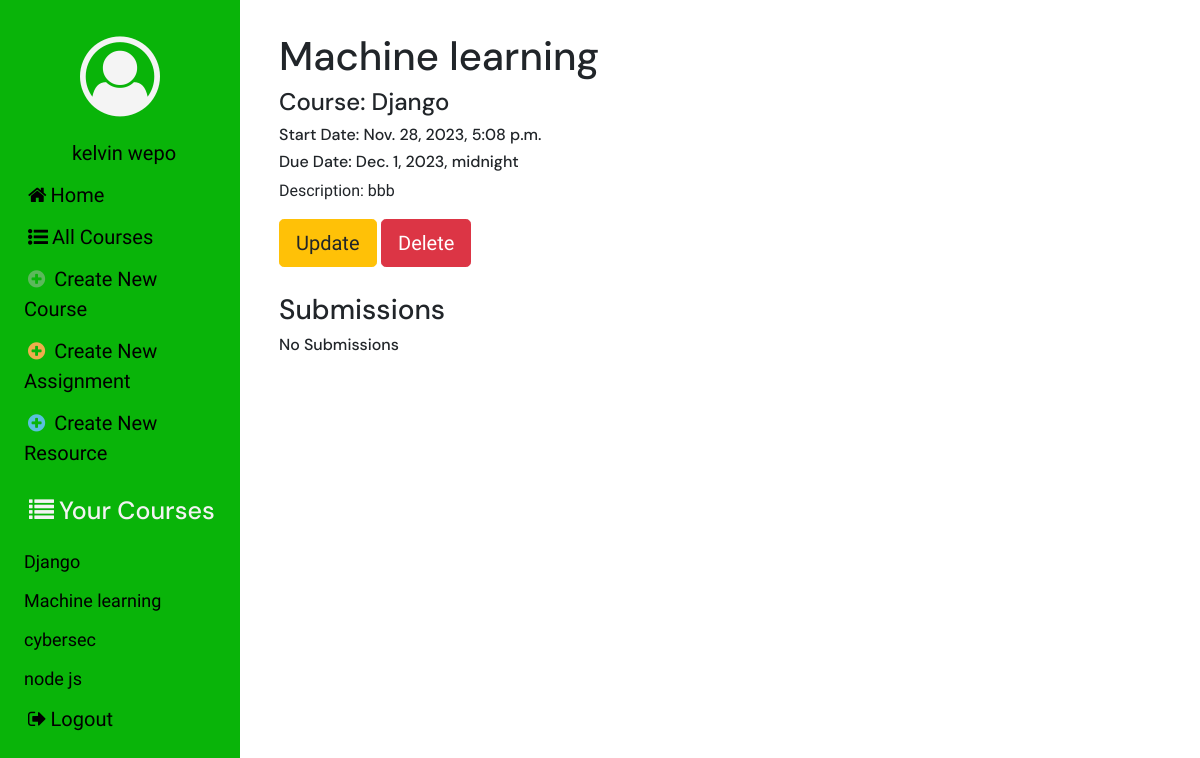
Page /assignments/detail/21/ (signed in) on the committed database.
### users/models.py (models this page shows)
class User(auth.models.AbstractUser):
    USER_TYPE_CHOICES = (
        (1, 'Student'),
        (2, 'Teacher')
    )
    user_type = models.PositiveIntegerField(choices=USER_TYPE_CHOICES, default=1)
    phone = models.CharField(max_length=15, null=True)
    def __str__(self):
        return self.first_name + ' ' + self.last_name

### courses/models.py (models this page shows, shortened)
class Course(models.Model):
    course_name = models.CharField(max_length=200)
    course_description = models.TextField()
    teacher = models.ForeignKey(User, related_name="course", on_delete=models.CASCADE)
    students = models.ManyToManyField(User, through='Enrollment', related_name="student_course")
    def __str__(self):
        return self.course_name
    class Meta:
        ordering = ['course_name']

### assignments/models.py (models this page shows, shortened)
class Assignment(models.Model):
    assignment_name = models.CharField(max_length=200, blank=False)
    assignment_description = models.TextField(blank=False)
    start_date = models.DateTimeField(default=timezone.now)
    due_date = models.DateTimeField(blank=True)
    course = models.ForeignKey(Course, on_delete=models.CASCADE)

### assignments/views.py (the view)
# urls.py: re_path(r'^detail/(?P<pk>[-\w]+)/$', views.AssignmentDetail.as_view(), name='detail'),
class AssignmentDetail(LoginRequiredMixin, generic.DetailView):
    model = Assignment
    def get_context_data(self, **kwargs):
        course_obj = Course.objects.filter(students=self.request.user.id)
        context = super(AssignmentDetail, self).get_context_data(**kwargs)
        context['course'] = course_obj
        assignment = Assignment.objects.filter(pk=self.kwargs['pk'])
        assignment_object = get_object_or_404(assignment)
        context['duedate'] = assignment_object.due_date
        context['time'] = timezone.now()
        submitassignment = SubmitAssignment.objects.filter(assignment_ques=self.kwargs['pk'])
        context['submitted'] = submitassignment
        self.request.session['assignment'] = self.kwargs['pk']
        return context

### courses/context_processors.py (called while the page is built)
def courses_processor(request):
    course = Course.objects.all()
    return {'list_courses': course}

### assignments/templates/assignments/assignment_detail.html (shortened to what this page needs)
{% extends 'assignments/assignment_base.html' %}
{% load bootstrap4 %}
{% block main_content %}
    <div class="container">
        <h1>{{assignment.assignment_name}}</h1>
        <h4>Course: {{assignment.course}}</h4>
        <h6>Start Date: {{assignment.start_date}}</h6>
        <h6>Due Date: {{assignment.due_date}}</h6>
        <p>Description: {{assignment.assignment_description}}</p>
        {% if user.user_type == 2 %}
            <a href="{% url 'assignments:update' pk=assignment.pk %}" class="btn btn-warning btn-lg">Update</a>
            <a href="{% url 'assignments:delete' pk=assignment.pk %}" class="btn btn-danger btn-lg">Delete</a>
            <div class="submissions">
            <h3>Submissions</h3>
            {% for submissions in submitted %}
                <a href="{% url 'assignments:submit_detail' pk=submissions.pk %}" class="list-group-item list-group-item-action">
                    <div class="d-flex w-100 justify-content-between">
                    <h5 class="mb-1">{{submissions.topic}}</h5>
                    <small>{{submissions.author}}</small>
                    </div>
                    <p class="mb-1">
                    {{submissions.description}}
                    </p>
                    <small>Start Date: {{submissions.submitted_date}}</small><br>
                </a>
            {% empty %}
                <h6>No Submissions</h6>
            {% endfor %}
            </div>
        {% endif %}
    </div>
{% endblock main_content %}

### templates/base.html (shortened to what this page needs)
{% load static %}
<html lang="en">
<head>
    <link rel="stylesheet" href="https://stackpath.bootstrapcdn.com/bootstrap/4.5.2/css/bootstrap.min.css" />
    <link rel="stylesheet" href="https://stackpath.bootstrapcdn.com/font-awesome/4.7.0/css/font-awesome.min.css" />
    <link rel="stylesheet" href="{% static 'django_lms/css/master.css' %}" />
</head>
<body>
    <div class="sidenav">
        <div class="side-items">
        <span class="sidemenu side-element"><i class="fa fa-user-circle-o fa-5x" aria-hidden="true" id="profile"></i></span>
        {% if user.is_authenticated %}
            <a href="{% url 'profile' pk=user.pk %}" class="sidemenu side-element">{{user}}</a>
            <a href="{% url 'home' %}"><i class="fa fa-home" aria-hidden="true"></i>Home</a>
            <a href="{% url 'courses:list' %}"><i class="fa fa-list-ul" aria-hidden="true"></i>All Courses</a>
            {% if user.user_type == 1 %}
                <span class="sidemenu"><h5 id="side-head"><i class="fa fa-list courses-icon" aria-hidden="true"></i>Your Courses</h5></span>
                {% for course in list_courses %}
                    {% if user in course.students.all %}
                        <span class="course-item"><a href="{% url 'courses:detail' pk=course.pk %}" >{{course}}</a></span>
                    {% endif %}
                {% endfor %}
            {% else %}
                <a href="{% url 'courses:create' %}"><i class="fa fa-plus-circle" aria-hidden="true" style="color: #5cb85c;font-size: 20px;"></i> Create New Course</a>
                <a href="{% url 'assignments:create' %}"><i class="fa fa-plus-circle" aria-hidden="true" style="color: #f0ad4e;font-size: 20px;"></i> Create New Assignment</a>
                <a href="{% url 'assignments:create' %}"><i class="fa fa-plus-circle" aria-hidden="true" style="color: #5bc0de;font-size: 20px;"></i> Create New Resource</a>
                <span class="sidemenu"><h5 id="side-head"><i class="fa fa-list courses-icon" aria-hidden="true"></i>Your Courses</h5></span>
                {% for course in list_courses %}
                    {% if user.id == course.teacher.id %}
                        <span class="course-item"><a href="{% url 'courses:detail' pk=course.pk %}" >{{course}}</a></span>
                    {% endif %}
                {% endfor %}
            {% endif %}
            <a href="{% url 'users:logout' %}" class="sidemenu"><i class="fa fa-sign-out" aria-hidden="true"></i>Logout</a>
        {% endif %}
        </div>
    </div>
    <div class="content">
        {% block body_content %}
        {% endblock body_content %}
    </div>
</body>
</html>

### static/django_lms/css/master.css (style rules this page uses)
.sidenav { height: 100%; width: 20%; position: fixed; z-index: 1; top: 0; left: 0; background-color:rgb(9, 180, 9); overflow-x: hidden; padding-top: 20px; }
h1, h2, h3, h4, h5, h6 { font-family: 'DM Sans', sans-serif; }
p, a { font-family: 'Raleway', 'sans-serif'; }
.sidenav a { padding: 6px 8px 6px 16px; text-decoration: none; font-size: 20px; color: black; display: block; }
.content { margin-top: 2em; margin-left: 22%; margin-bottom: 2em; margin-right: 2em; }
.sidemenu { display: block; color: #f4f4f4; }
.side-element { text-align: center; }
i { margin: 0.2em; }
.side-items { margin-left: 0.5em; margin-right: 0.5em; }
#side-head { margin-top: 0.5em; padding: 6px 8px 6px 16px; text-decoration: none; font-size: 25px; color: #f3f3f3; }
.course-item a { font-size: 18px; }
.card-deck, .assignments, .submissions, .grade { margin:3% 0% 3% 0% }

### rows in the picture
User: first_name+last_name "kelvin wepo"
Course: course_name "Django"
Course: course_name "Machine learning"
Course: course_name "cybersec"
Course: course_name "node js"
Assignment: assignment_name "Machine learning", course "Django", start_date "Nov. 28, 2023, 5:08 p.m.", due_date "Dec. 1, 2023, midnight", assignment_description "bbb"
